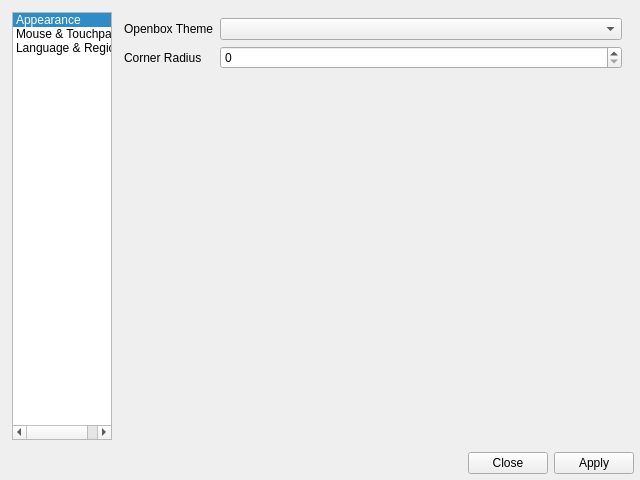
<?xml version="1.0" encoding="UTF-8"?>
<ui version="4.0">
 <class>MainDialog</class>
 <widget class="QDialog" name="MainDialog">
  <property name="geometry">
   <rect>
    <x>0</x>
    <y>0</y>
    <width>640</width>
    <height>480</height>
   </rect>
  </property>
  <layout class="QVBoxLayout" name="layout">
   <property name="leftMargin">
    <number>6</number>
   </property>
   <property name="topMargin">
    <number>6</number>
   </property>
   <property name="rightMargin">
    <number>6</number>
   </property>
   <property name="bottomMargin">
    <number>6</number>
   </property>
   <item>
    <widget class="QWidget" name="widget" native="true">
     <layout class="QHBoxLayout" name="horizontalLayout">
      <property name="leftMargin">
       <number>6</number>
      </property>
      <property name="topMargin">
       <number>6</number>
      </property>
      <property name="rightMargin">
       <number>6</number>
      </property>
      <property name="bottomMargin">
       <number>6</number>
      </property>
      <item>
       <widget class="QListWidget" name="list">
        <property name="sizePolicy">
         <sizepolicy hsizetype="Fixed" vsizetype="Expanding">
          <horstretch>0</horstretch>
          <verstretch>0</verstretch>
         </sizepolicy>
        </property>
        <property name="sizeAdjustPolicy">
         <enum>QAbstractScrollArea::AdjustToContents</enum>
        </property>
        <property name="currentRow">
         <number>0</number>
        </property>
        <item>
         <property name="text">
          <string>Appearance</string>
         </property>
         <property name="icon">
          <iconset theme="applications-graphics"/>
         </property>
        </item>
        <item>
         <property name="text">
          <string>Mouse &amp; Touchpad</string>
         </property>
         <property name="icon">
          <iconset theme="input-mouse"/>
         </property>
        </item>
        <item>
         <property name="text">
          <string>Language &amp; Region</string>
         </property>
         <property name="icon">
          <iconset theme="preferences-desktop-locale"/>
         </property>
        </item>
       </widget>
      </item>
      <item>
       <widget class="QStackedWidget" name="stack">
        <widget class="QWidget" name="page1">
         <layout class="QFormLayout" name="layPage1">
          <property name="leftMargin">
           <number>6</number>
          </property>
          <property name="topMargin">
           <number>6</number>
          </property>
          <property name="rightMargin">
           <number>6</number>
          </property>
          <property name="bottomMargin">
           <number>6</number>
          </property>
          <item row="0" column="0">
           <widget class="QLabel" name="label">
            <property name="text">
             <string>Openbox Theme</string>
            </property>
           </widget>
          </item>
          <item row="0" column="1">
           <widget class="QComboBox" name="openboxTheme"/>
          </item>
          <item row="1" column="0">
           <widget class="QLabel" name="label_2">
            <property name="text">
             <string>Corner Radius</string>
            </property>
           </widget>
          </item>
          <item row="1" column="1">
           <widget class="QSpinBox" name="cornerRadius"/>
          </item>
         </layout>
        </widget>
        <widget class="QWidget" name="page2">
         <layout class="QFormLayout" name="layPage2">
          <property name="leftMargin">
           <number>6</number>
          </property>
          <property name="topMargin">
           <number>6</number>
          </property>
          <property name="rightMargin">
           <number>6</number>
          </property>
          <property name="bottomMargin">
           <number>6</number>
          </property>
          <item row="0" column="0">
           <widget class="QLabel" name="label_3">
            <property name="text">
             <string>Cursor Theme</string>
            </property>
           </widget>
          </item>
          <item row="0" column="1">
           <widget class="QComboBox" name="cursorTheme"/>
          </item>
          <item row="1" column="0">
           <widget class="QLabel" name="label_4">
            <property name="text">
             <string>Cursor Size</string>
            </property>
           </widget>
          </item>
          <item row="1" column="1">
           <widget class="QSpinBox" name="cursorSize"/>
          </item>
          <item row="2" column="0">
           <widget class="QLabel" name="label_5">
            <property name="text">
             <string>Natural Scroll</string>
            </property>
           </widget>
          </item>
          <item row="2" column="1">
           <widget class="QComboBox" name="naturalScroll"/>
          </item>
         </layout>
        </widget>
        <widget class="QWidget" name="page3">
         <layout class="QFormLayout" name="layPage3">
          <property name="leftMargin">
           <number>6</number>
          </property>
          <property name="topMargin">
           <number>6</number>
          </property>
          <property name="rightMargin">
           <number>6</number>
          </property>
          <property name="bottomMargin">
           <number>6</number>
          </property>
          <item row="0" column="0">
           <widget class="QLabel" name="label_6">
            <property name="text">
             <string>Keyboard Layout</string>
            </property>
           </widget>
          </item>
          <item row="0" column="1">
           <layout class="QVBoxLayout" name="multiKeyboardLayout">
            <item>
             <widget class="QListView" name="layoutView"/>
            </item>
            <item>
             <widget class="QComboBox" name="layoutCombo"/>
            </item>
            <item>
             <widget class="QPushButton" name="layoutAdd">
              <property name="text">
               <string>Add</string>
              </property>
             </widget>
            </item>
            <item>
             <widget class="QPushButton" name="layoutDelete">
              <property name="text">
               <string>Delete</string>
              </property>
             </widget>
            </item>
           </layout>
          </item>
         </layout>
        </widget>
       </widget>
      </item>
     </layout>
    </widget>
   </item>
   <item>
    <widget class="QDialogButtonBox" name="buttonBox">
     <property name="orientation">
      <enum>Qt::Horizontal</enum>
     </property>
     <property name="standardButtons">
      <set>QDialogButtonBox::Apply|QDialogButtonBox::Close</set>
     </property>
     <property name="centerButtons">
      <bool>false</bool>
     </property>
    </widget>
   </item>
  </layout>
 </widget>
 <resources/>
 <connections>
  <connection>
   <sender>buttonBox</sender>
   <signal>accepted()</signal>
   <receiver>MainDialog</receiver>
   <slot>accept()</slot>
   <hints>
    <hint type="sourcelabel">
     <x>248</x>
     <y>254</y>
    </hint>
    <hint type="destinationlabel">
     <x>157</x>
     <y>274</y>
    </hint>
   </hints>
  </connection>
  <connection>
   <sender>buttonBox</sender>
   <signal>rejected()</signal>
   <receiver>MainDialog</receiver>
   <slot>reject()</slot>
   <hints>
    <hint type="sourcelabel">
     <x>316</x>
     <y>260</y>
    </hint>
    <hint type="destinationlabel">
     <x>286</x>
     <y>274</y>
    </hint>
   </hints>
  </connection>
  <connection>
   <sender>list</sender>
   <signal>currentRowChanged(int)</signal>
   <receiver>stack</receiver>
   <slot>setCurrentIndex(int)</slot>
   <hints>
    <hint type="sourcelabel">
     <x>145</x>
     <y>248</y>
    </hint>
    <hint type="destinationlabel">
     <x>459</x>
     <y>248</y>
    </hint>
   </hints>
  </connection>
 </connections>
</ui>
